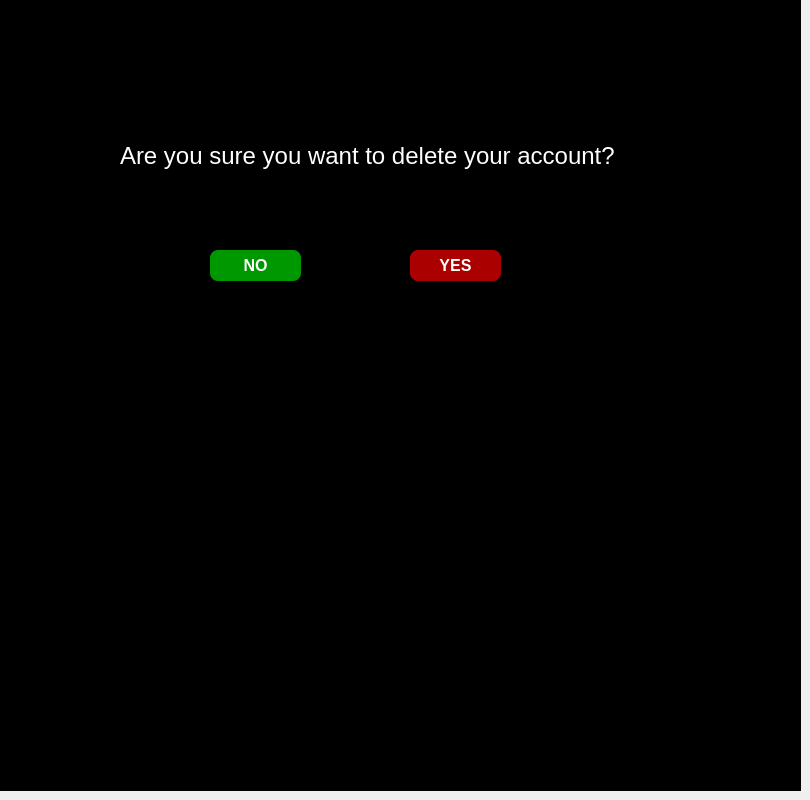
    <widget class="QWidget" name="delpassacc">
     <widget class="QLabel" name="label_92">
      <property name="geometry">
       <rect>
        <x>120</x>
        <y>120</y>
        <width>501</width>
        <height>71</height>
       </rect>
      </property>
      <property name="font">
       <font>
        <pointsize>18</pointsize>
       </font>
      </property>
      <property name="styleSheet">
       <string notr="true">color: rgb(255, 255, 255);
</string>
      </property>
      <property name="text">
       <string>Are you sure you want to delete your account?</string>
      </property>
     </widget>
     <widget class="QPushButton" name="yes_2">
      <property name="geometry">
       <rect>
        <x>410</x>
        <y>250</y>
        <width>91</width>
        <height>31</height>
       </rect>
      </property>
      <property name="font">
       <font>
        <pointsize>12</pointsize>
        <weight>75</weight>
        <bold>true</bold>
       </font>
      </property>
      <property name="styleSheet">
       <string notr="true">color: rgb(255, 255, 255);
background-color: rgb(170, 0, 0);
border-radius: 8px;
border-color: black;

</string>
      </property>
      <property name="text">
       <string>YES</string>
      </property>
     </widget>
     <widget class="QPushButton" name="no_2">
      <property name="geometry">
       <rect>
        <x>210</x>
        <y>250</y>
        <width>91</width>
        <height>31</height>
       </rect>
      </property>
      <property name="font">
       <font>
        <pointsize>12</pointsize>
        <weight>75</weight>
        <bold>true</bold>
       </font>
      </property>
      <property name="styleSheet">
       <string notr="true">
color: rgb(255, 255, 255);
background-color: rgb(0, 152, 0);
border-radius: 8px;
border-color: black;

</string>
      </property>
      <property name="text">
       <string>NO</string>
      </property>
     </widget>
     <widget class="QLabel" name="label_93">
      <property name="geometry">
       <rect>
        <x>0</x>
        <y>0</y>
        <width>801</width>
        <height>791</height>
       </rect>
      </property>
      <property name="styleSheet">
       <string notr="true">background-color: rgb(0, 0, 0);</string>
      </property>
      <property name="text">
       <string/>
      </property>
     </widget>
     <zorder>label_93</zorder>
     <zorder>no_2</zorder>
     <zorder>yes_2</zorder>
     <zorder>label_92</zorder>
    </widget>
